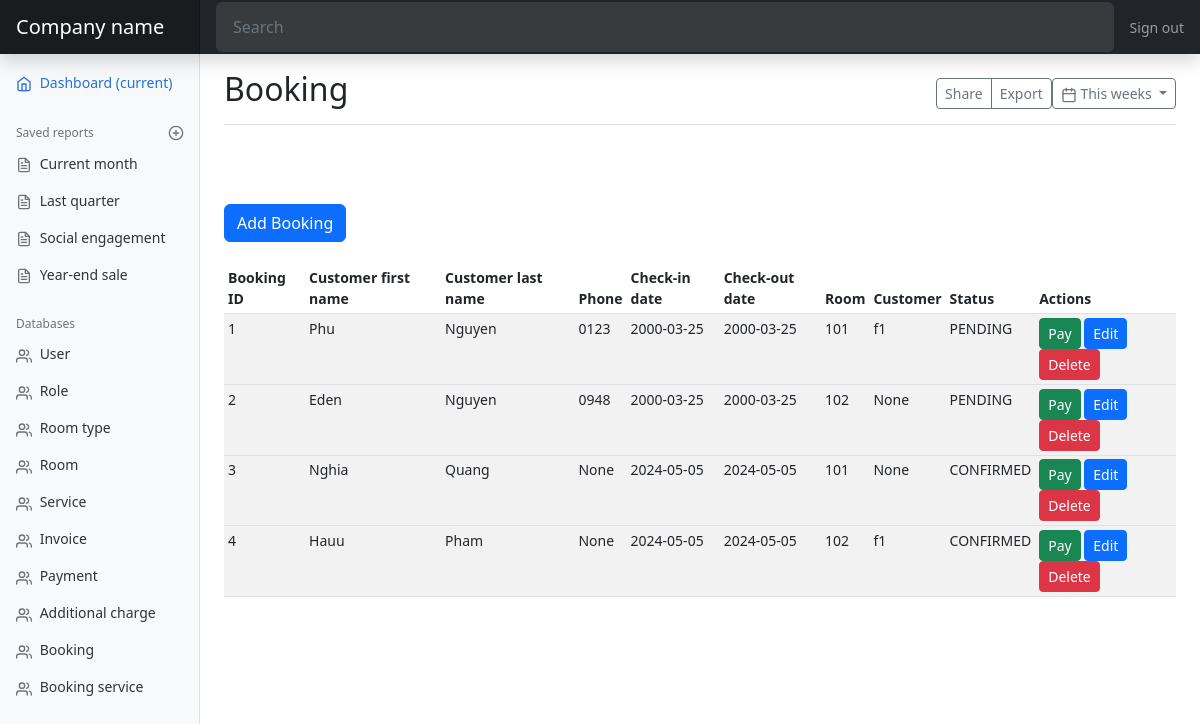
The page /booking on the database as committed earlier.
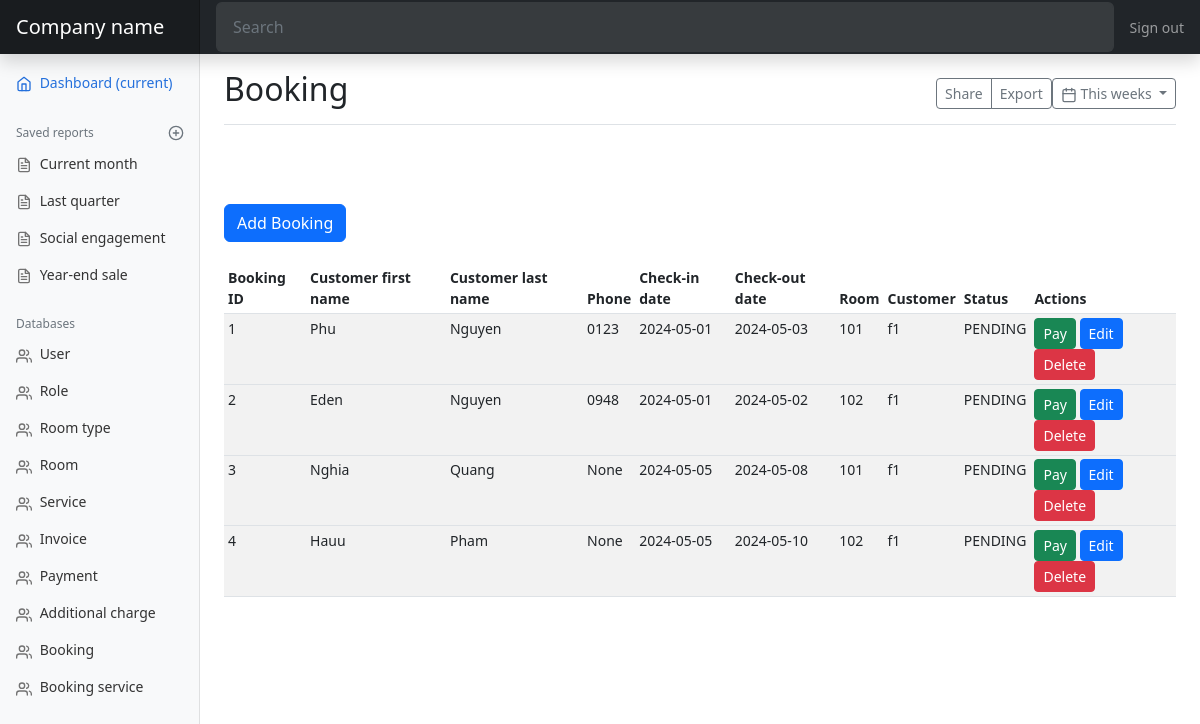
The same page on the database as committed later.
### models.py (models this page shows, shortened)
class Booking(db.Model):
    id = db.Column(db.Integer, primary_key=True)
    customer_first_name = db.Column(db.String(50))
    customer_last_name = db.Column(db.String(50))
    age = db.Column(db.Integer)
    sex = db.Column(db.Enum(Sex))
    email = db.Column(db.String(50))
    phone = db.Column(db.String(50))
    is_regioner = db.Column(db.Boolean)
    created_date = db.Column(db.Date)
    checkin_date = db.Column(db.Date)
    checkout_date = db.Column(db.Date)
    total_price = db.Column(db.Float)
    user_id = db.Column(db.Integer, db.ForeignKey('user.id'))
    user = db.relationship('User', backref=db.backref('booking', lazy=True))
    room_id = db.Column(db.Integer, db.ForeignKey('room.id'))
    room = db.relationship('Room', backref=db.backref('booking', lazy=True))
    customer_id = db.Column(db.Integer, db.ForeignKey('customer.id'))
    customer = db.relationship('Customer', backref=db.backref('booking', lazy=True))
    status = db.Column(db.Enum(BookingStatus))

class Room(db.Model):
    id = db.Column(db.Integer, primary_key=True)
    room_no = db.Column(db.String(50))
    image = db.Column(db.String(255))
    description = db.Column(db.Text)
    room_type_id = db.Column(db.Integer, db.ForeignKey('room_type.id'))
    room_type = db.relationship('RoomType', backref=db.backref('room', lazy=True))
    status = db.Column(db.Enum(RoomStatus))
    def __str__(self) -> str:
        return self.room_no

class Customer(db.Model):
    id = db.Column(db.Integer, primary_key=True)
    first_name = db.Column(db.String(50))
    last_name = db.Column(db.String(50))
    sex = db.Column(db.Enum(Sex))
    age = db.Column(db.Integer)
    email = db.Column(db.String(50))
    phone = db.Column(db.String(50))
    def __str__(self) -> str:
        return self.first_name

### views.py (the view)
@app.route('/booking')
def booking_page():
    bookings = models.Booking.query.all()
    return render_template('mdBooking.html', bookings=bookings)

### templates/mdbooking.html
{% extends 'admin.html' %}
{% block title %}Booking{% endblock %}
{% block content %}
<a href="{{ url_for('add_booking') }}" class="btn btn-primary" tabindex="-1" role="button">Add Booking</a>
<br/>
<br/>
<div class="table-responsive">
  <table class="table table-striped table-sm">
    <thead>
      <tr>
        <th>Booking ID</th>
        <th>Customer first name</th>
        <th>Customer last name</th>
        <th>Phone</th>
        <th>Check-in date</th>
        <th>Check-out date</th>
        <th>Room</th>
        <th>Customer</th>
        <th>Status</th>
        <th>Actions</th>
      </tr>
    </thead>
    <tbody>
      {% for booking in bookings %}
      <tr>
        <td>{{ booking.id }}</td>
        <td>{{ booking.customer_first_name }}</td>
        <td>{{ booking.customer_last_name }}</td>
        <td>{{ booking.phone }}</td>
        <td>{{ booking.checkin_date }}</td>
        <td>{{ booking.checkout_date }}</td>
        <td>{{ booking.room }}</td>
        <td>{{ booking.customer }}</td>
        <td>{{ booking.status.name }}</td>
        <td>
          <a href="{{ url_for('create_invoice_page', booking_id=booking.id) }}" class="btn btn-success btn-sm">Pay</a>
          <a href="{{ url_for('edit_booking', booking_id=booking.id) }}" class="btn btn-primary btn-sm">Edit</a>
          <a href="{{ url_for('delete_booking', booking_id=booking.id) }}" class="btn btn-danger btn-sm">Delete</a>
        </td>
      <tr>
        {% endfor %}
    </tbody>
  </table>
</div>
{% endblock %}

Rows that differ between the two databases and show on the page:
changed Booking "Phu": checkin_date "2000-03-25" → "2024-05-01"; checkout_date "2000-03-25" → "2024-05-03"
changed Booking "Eden": checkin_date "2000-03-25" → "2024-05-01"; checkout_date "2000-03-25" → "2024-05-02"; customer "None" → "f1"
changed Booking "Nghia": checkout_date "2024-05-05" → "2024-05-08"; customer "None" → "f1"; status.name "CONFIRMED" → "PENDING"
changed Booking "Hauu": checkout_date "2024-05-05" → "2024-05-10"; status.name "CONFIRMED" → "PENDING"
